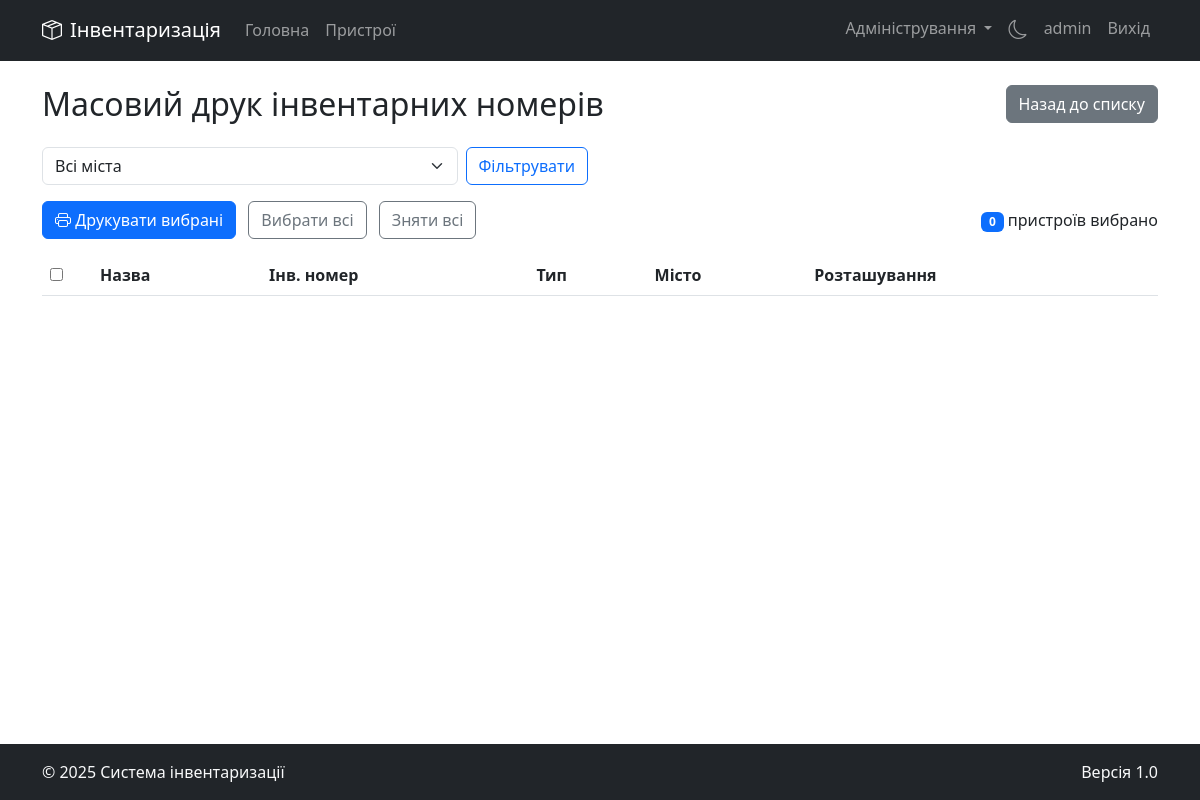
Page /devices/bulk-print (signed in) on the earlier database version.
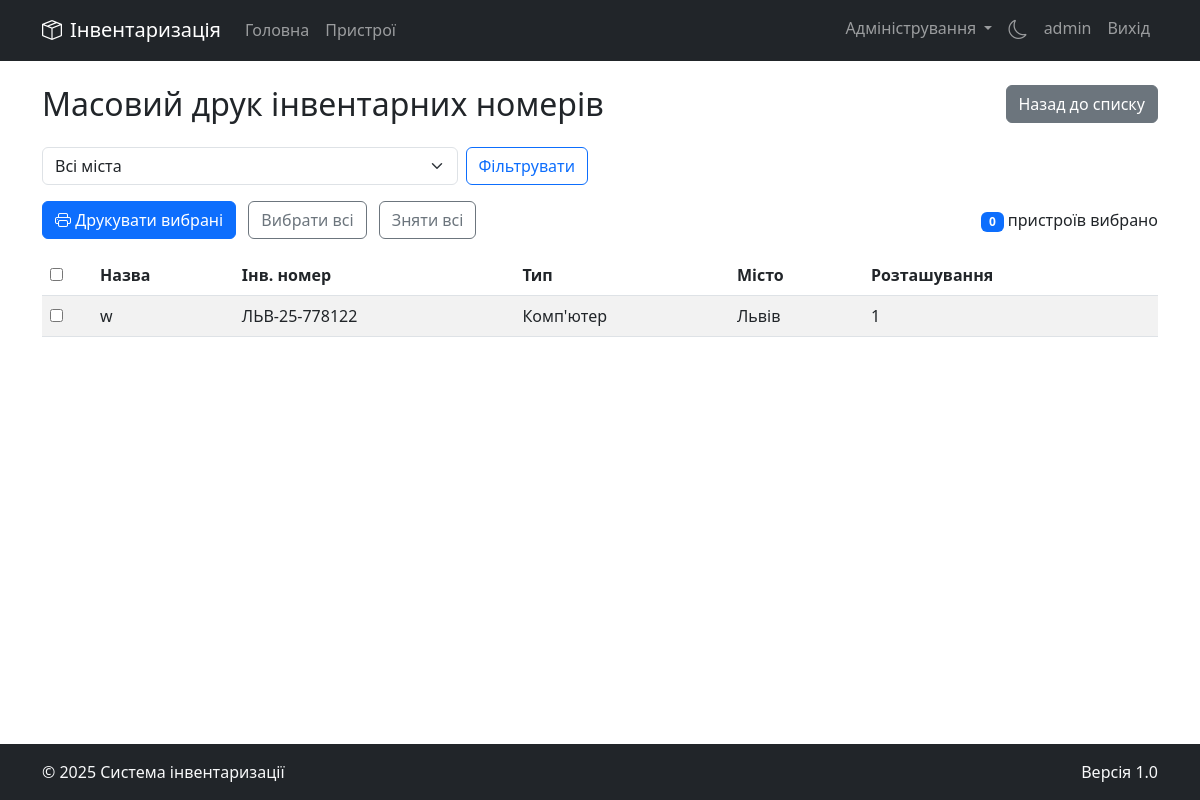
Same page on the later database version.
### app.py (models this page shows, shortened)
class Device(db.Model):
    id = db.Column(db.Integer, primary_key=True)
    name = db.Column(db.String(100), nullable=False)
    type = db.Column(db.String(50), nullable=False)
    serial_number = db.Column(db.String(100), unique=True)
    inventory_number = db.Column(db.String(20), unique=True)
    location = db.Column(db.String(200))
    status = db.Column(db.String(50))
    notes = db.Column(db.Text)
    created_at = db.Column(db.DateTime, default=datetime.utcnow)
    city_id = db.Column(db.Integer, db.ForeignKey('city.id'), nullable=False)
    photos = db.relationship('DevicePhoto', backref='device', lazy=True, cascade="all, delete-orphan")
    history = db.relationship('DeviceHistory', backref='device', lazy=True, cascade="all, delete-orphan")
    last_maintenance = db.Column(db.DateTime, nullable=True)
    maintenance_interval = db.Column(db.Integer, default=365, nullable=True)
    next_maintenance = db.Column(db.DateTime, nullable=True)

class City(db.Model):
    id = db.Column(db.Integer, primary_key=True)
    name = db.Column(db.String(100), nullable=False, unique=True)
    devices = db.relationship('Device', backref='city', lazy=True)

### app.py (the view, shortened to what this page needs)
@app.route('/devices/bulk-print', methods=['GET', 'POST'])
@login_required
def bulk_print_inventory():
    selected_city_id = request.args.get('city_id', type=int)
    if current_user.is_admin:
        cities = City.query.all()
        if selected_city_id:
            devices = Device.query.filter_by(city_id=selected_city_id).all()
        else:
            devices = Device.query.all()
    else:
        cities = [current_user.city]
        devices = Device.query.filter_by(city_id=current_user.city_id).all()
        selected_city_id = current_user.city_id
    return render_template('bulk_print_select.html', devices=devices, cities=cities, selected_city_id=selected_city_id)

### app.py (called while the page is built)
@login_manager.user_loader
def load_user(user_id):
    user = User.query.get(int(user_id))
    if user and user.is_active:
        return user
    return None

@app.context_processor
def utility_processor():
    def get_user_agent():
        return request.headers.get('User-Agent')
    return dict(get_user_agent=get_user_agent)

### templates/bulk_print_select.html (shortened to what this page needs)
{% extends "base.html" %}
{% block content %}
<div class="row mb-3">
    <div class="col">
        <h2>Масовий друк інвентарних номерів</h2>
    </div>
    <div class="col-auto">
        <a href="{{ url_for('devices') }}" class="btn btn-secondary">Назад до списку</a>
    </div>
</div>
{% if current_user.is_admin and cities|length > 1 %}
<div class="row mb-3">
    <div class="col-md-6">
        <form method="GET" class="d-flex">
            <select name="city_id" class="form-select me-2">
                <option value="">Всі міста</option>
            </select>
            <button type="submit" class="btn btn-outline-primary">Фільтрувати</button>
        </form>
    </div>
</div>
{% endif %}
<form method="POST">
    <div class="mb-3">
        <div class="d-flex justify-content-between align-items-center">
            <div>
                <button type="submit" class="btn btn-primary">
                    <i class="bi bi-printer"></i> Друкувати вибрані
                </button>
                <button type="button" class="btn btn-outline-secondary ms-2" id="selectAll">Вибрати всі</button>
                <button type="button" class="btn btn-outline-secondary ms-2" id="deselectAll">Зняти всі</button>
            </div>
            <div>
                <span class="badge bg-primary" id="selectedCount">0</span> пристроїв вибрано
            </div>
        </div>
    </div>
    <div class="table-responsive">
        <table class="table table-striped">
            <thead>
                <tr>
                    <th style="width: 50px;"><input type="checkbox" id="masterCheckbox"></th>
                    <th>Назва</th>
                    <th>Інв. номер</th>
                    <th>Тип</th>
                    <th>Місто</th>
                    <th>Розташування</th>
                </tr>
            </thead>
            <tbody>
                {% for device in devices %}
                <tr>
                    <td>
                        <input type="checkbox" name="device_ids" value="{{ device.id }}" class="device-checkbox">
                    </td>
                    <td>{{ device.name }}</td>
                    <td>{{ device.inventory_number }}</td>
                    <td>{{ device.type }}</td>
                    <td>{{ device.city.name }}</td>
                    <td>{{ device.location }}</td>
                </tr>
                {% endfor %}
            </tbody>
        </table>
    </div>
</form>
{% endblock %}

Differences in the rows shown:
added Device: name "w", inventory_number "ЛЬВ-25-778122", type "Комп'ютер", city.name "Львів", location "1"
